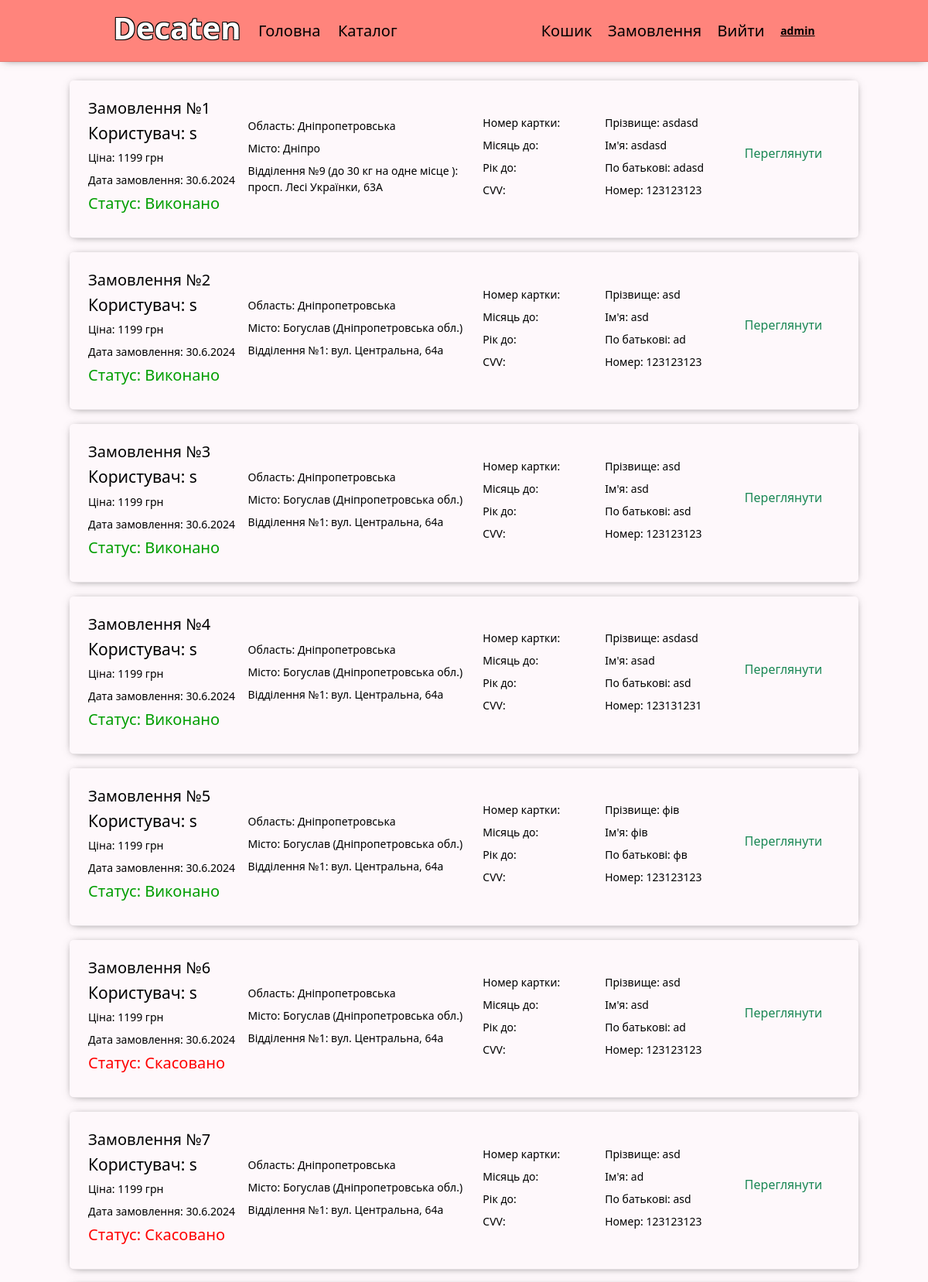
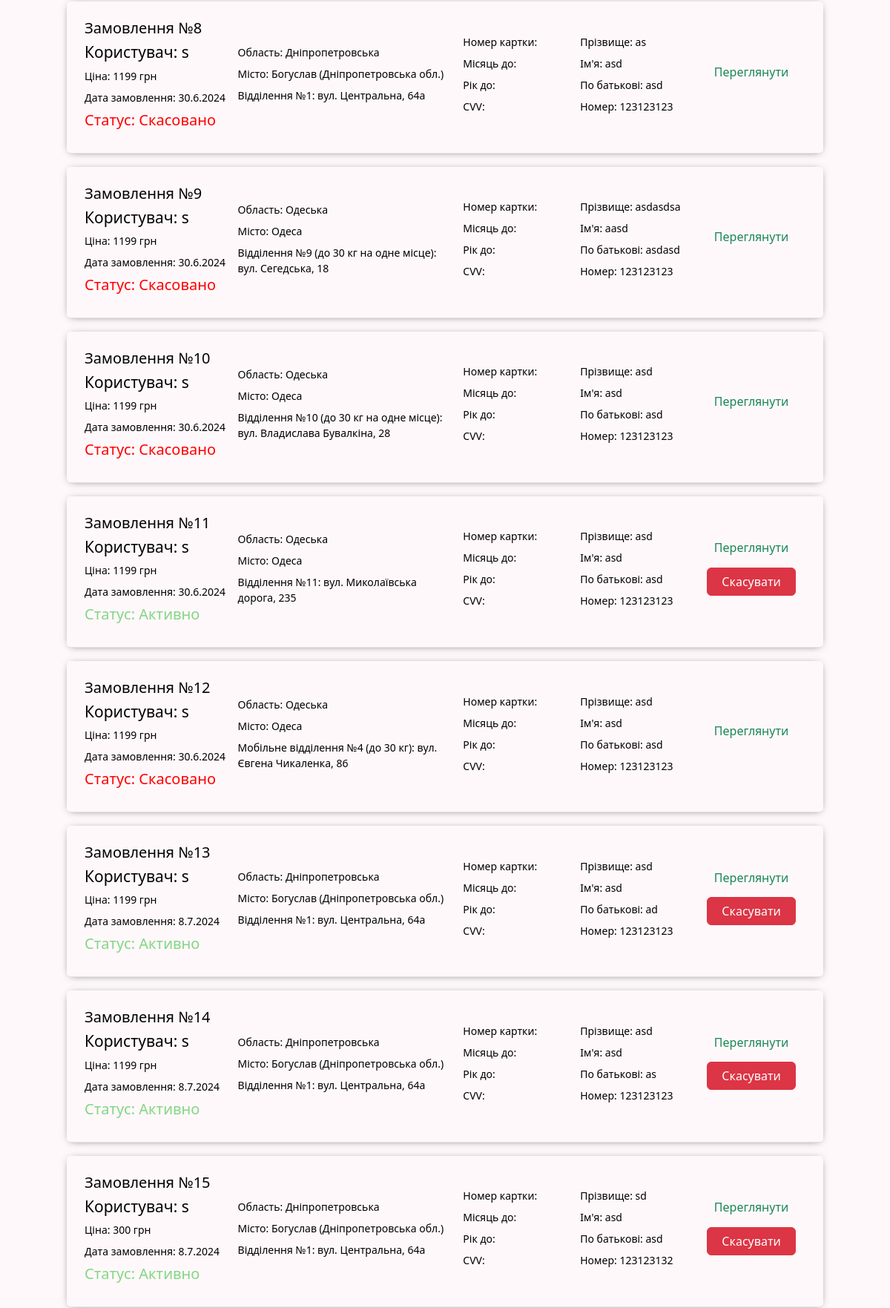
Page /orders/ (signed in, upper part) on the committed database (2 pictures, top to bottom).
### my_order/models.py (models this page shows)
class Order(models.Model):
    orders = models.ForeignKey(Orders, on_delete=models.CASCADE)
    status = models.CharField(max_length=255, null=True, blank=True)
    day_num = models.IntegerField(null=True, blank=True)
    month_num = models.IntegerField(null=True, blank=True)
    year_num = models.IntegerField(null=True, blank=True)
    price = models.IntegerField(null=True, blank=True)
    area = models.CharField(max_length=255, blank=True, null=True)
    city = models.CharField(max_length=255, blank=True, null=True)
    location = models.CharField(max_length=255, blank=True, null=True)
    first_name = models.CharField(max_length=255, blank=True, null=True)
    last_name = models.CharField(max_length=255, blank=True, null=True)
    middle_name = models.CharField(max_length=255, blank=True, null=True)
    number = models.IntegerField(null=True, blank=True)

class Orders(models.Model):
    user = models.OneToOneField(MyUser, on_delete=models.CASCADE)
    username = models.CharField(max_length=255, blank=True, null=True)

### my_order/views.py (the view)
# urls.py: path('orders/', orders, name='orders'),
def orders(request):
    session_key = request.session.session_key
    if not session_key:
        request.session.cycle_key()
        session_key = request.session.session_key
    try:
        cart = Cart.objects.get(sessionkey=session_key)
    except:
        cart = Cart.objects.create(sessionkey=session_key)
    count = 0
    for product in cart.productincart_set.all():
        product_obj = Product.objects.filter(id=product.product_id).values()
        product_obj = list(product_obj)
        count += product.count
    if not request.user.is_staff:
        orders = Orders.objects.get(username=request.user.username)
        all_orders = Order.objects.filter(orders=orders)
        context = {'all_orders': all_orders, 'count_cart': count}
    elif request.user.is_staff:
        all_orders_of_users = Order.objects.all()
        context = {'count_cart': count, 'all_orders_of_users': all_orders_of_users}
    return render(request, 'my_order/orders.html', context)

### my_order/templates/my_order/orders.html (shortened to what this page needs)
{% extends 'base/base.html' %}
{% load static %}
{% block link %}
    <link rel="stylesheet" href="{% static 'my_order/css/orders.css' %}">
{% endblock %}
{% block main %}
<div class="content">
    {% if not request.user.is_staff %}
        {% if all_orders|length == 0 %}
            <div class="error_empty">
                <h2>Не було зроблено жодного замовлення</h2>
                <img src="{% static 'my_order/icons/orders_empty.svg' %}" width="200px" alt="">
            </div>
        {% endif %}
        <div class="orders">
            {% for order in all_orders %}
            <div class="order">
                <div class="header_of_order_{{order.id}} header_of_order">
                    <h4>Замовлення №{{order.id}}</h4>
                    <p class="price_header">Ціна: {{order.price}} грн</p>
                    <p class="date_pc">Дата замовлення: {{order.day_num}}.{{order.month_num}}.{{order.year_num}}</p>
                    {% if order.status == '0' %}
                        <h4 class="order_status_{{order.id}} canceled">Статус: Скасовано</h5>
                    {% elif order.status == '1' %}
                        <h4 class="order_status_{{order.id}} active">Статус: Активно</h5>
                    {% elif order.status == '2' %}
                        <h4 class="order_status_{{order.id}} sent">Статус: Відправлено</h5>
                    {% elif order.status == '3' %}
                        <h4 class="order_status_{{order.id}} arrived">Статус: Доставлено</h5>
                    {% elif order.status == '4' %}
                        <h4 class="order_status_{{order.id}} completed">Статус: Виконано</h5>
                    {% endif %}
                </div>
                <div class="price_div">
                    <p>Ціна: {{order.price}} грн</p>
                </div>
                <div class="adress">
                    <p class="date_phone">Дата замовлення: {{order.day_num}}.{{order.month_num}}.{{order.year_num}}</p>
                    <p>Область: {{order.area}}</p>
                    <p>Місто: {{order.city}}</p>
                    <p>{{order.location}}</p>
                </div>
                <div class="buttons">
                    <a href="../order/{{order.id}}/" class="text-success">Переглянути</a>
                    {% if order.status == '1' %}
                        <form action="" method="POST" class="form_cancel_{{order.id}}">
                            {% csrf_token %}
                            <div class="div_buttons_form_{{order.id}} div_buttons_form">
                                {% if order.status == '1' or order.status == '2' or order.status == '3' %}
                                    <button class="btn btn-danger cancel_button" id="{{order.id}}">Скасувати</button>
                                {% endif %}
                            </div>
                        </form>
                    {% endif %}
                </div>
            </div>
            {% endfor %}
    {% elif request.user.is_staff %}
        <div class="orders">
            {% for order in all_orders_of_users %}
                <div class="order_admin">
                    <div class="header_of_order_{{order.id}} header_of_order">
                        <h4>Замовлення №{{order.id}}</h4>
                        <h5 class="user_h5">Користувач: {{order.orders.user}}</h5>
                        <p class="price">Ціна: {{order.price}} грн</p>
                        <p class="date_pc">Дата замовлення: {{order.day_num}}.{{order.month_num}}.{{order.year_num}}</p>
                        {% if order.status == '0' %}
                            <h4 class="order_status_{{order.id}} canceled">Статус: Скасовано</h5>
                        {% elif order.status == '1' %}
                            <h4 class="order_status_{{order.id}} active">Статус: Активно</h5>
                        {% elif order.status == '2' %}
                            <h4 class="order_status_{{order.id}} sent">Статус: Відправлено</h5>
                        {% elif order.status == '3' %}
                            <h4 class="order_status_{{order.id}} arrived">Статус: Доставлено</h5>
                        {% elif order.status == '4' %}
                            <h4 class="order_status_{{order.id}} completed">Статус: Виконано</h5>
                        {% endif %}
                    </div>
                    <div class="adress">
                        <p>Область: {{order.area}}</p>
                        <p>Місто: {{order.city}}</p>
                        <p>{{order.location}}</p>
                    </div>
                    <div class="credit_card">
                        <p class="number_of_card">Номер картки: {{order.number_of_card}}</p>
                        <p>Місяць до: {{order.month}}</p>
                        <p>Рік до: {{order.year}}</p>
                        <p>CVV: {{order.cvv}}</p>
                    </div>
                    <div class="info_about_person">
                        <p>Прізвище: {{order.last_name}}</p>
                        <p>Ім'я: {{order.first_name}}</p>
                        <p>По батькові: {{order.middle_name}}</p>
                        <p>Номер: {{order.number}}</p>
                    </div>
                    <div class="buttons">
                        <a href="../order/{{order.id}}/" class="text-success">Переглянути</a>
                            <form action="" method="POST" class="form_cancel_{{order.id}} form_buttons">
                                <div class="div_buttons_form_{{order.id}} div_buttons_form">
                                    {% if order.status == '1' or order.status == '2' or order.status == '3' %}
                                        <button type="button" class="btn btn-danger cancel_button" id="{{order.id}}">Скасувати</button>
                                    {% endif %}
                                </div>
                            </form>
                    </div>
                </div>
            {% endfor %}
        </div>
    {% endif %}
</div>
{% endblock %}

### base/templates/base/base.html (shortened to what this page needs)
<!DOCTYPE html>
{% load static %}
<html lang="uk">
<head>
    <link rel="stylesheet" href="{% static 'base/css/base.css' %}">
    <link href="https://cdn.jsdelivr.net/npm/bootstrap@5.3.3/dist/css/bootstrap.min.css" rel="stylesheet">
    {% block link %}
    {% endblock link %}
</head>
<body>
    <header>
        <div class="first_header">
            <h1><a href="{% url 'main' %}">Decaten</a></h1>
            <a href="{% url 'main' %}" class="main">Головна</a>
            <a href="{% url 'catalog' %}" class="catalog">Каталог</a>
        </div>
        <div class="header_links">
            {% if user.is_authenticated == True %}
                <a href="{% url 'cart' %}" class="cart">{% if count_cart != 0 %}<span id="count_cart">{{count_cart}}</span>{% endif %}Кошик</a>
                <a href="{% url 'orders' %}" class="orders_link">Замовлення</a>
                <a href="{% url 'logout' %}" class="logout">Вийти</a>
                {% if not user.is_superuser %}
                    <p class="name_of_user">{{user.first_name}}</p>
                {% else %}
                    <p class="name_of_user">{{user.username}}</p>
                {% endif %}
            {% endif %}
        </div>
    </header>
    <main>
        {% block main %}
        {% endblock %}
    </main>
</body>
</html>

### base/static/base/css/base.css (style rules this page uses)
* { margin: 0; padding: 0; color: black; }
body { background-color: #FEF8FB !important; }
body, html { width: 100%; height: 100%; align-items: center; text-align: center; overflow-x: hidden !important; }
main { height: max-content; width: 100%; }
main a { text-decoration: none; }
.header_links { display: flex; align-items: center; justify-content: end; gap: 7%; width: max-content; }
.first_header { display: flex; align-items: center; gap: 7%; }
header h1 { text-shadow: -1px 1px 0 #000, 1px 1px 0 #000, 1px -1px 0 #000, -1px -1px 0 #000;; color: rgb(255, 255, 255); font-weight: bold; }
header h1 a { color: white; font-size:40px; }
header p { padding: 0; text-decoration: underline; font-weight: bold; margin: 0; }
header a { text-decoration: none; color: rgb(0, 0, 0); font-size: 20px; margin-top: 0 !important; }
header { display: flex; justify-content: space-around; align-items: center; border-bottom: 1px solid rgb(0, 0, 0, 0.1); width: 100%; background-color: #FF847C; height: 80px; margin: 0 !important; -webkit-box-shadow: 0px 1px 11px -5px rgba(0,0,0,0.75); -moz-box-shadow: 0px 1px 11px -5px rgba(0,0,0,0.75); box-shadow: 0px 1px 11px -5px rgba(0,0,0,0.75); }

### my_order/static/my_order/css/orders.css (style rules this page uses)
* { margin: 0; padding: 0; }
.content { min-height: calc(100vh - 80px); }
.orders { display: flex; flex-direction: column; justify-content: center; align-items: center; margin-top: 2%; }
.info_about_person, .credit_card { width: 15%; }
.adress { width: 30%; }
.div_buttons_form { display: flex; flex-direction: column; width: 100%; }
.div_buttons_form button { width: 100% !important; min-width: 120px; margin-bottom: 10% !important; }
.order_admin { display: flex; justify-content: space-between; align-items: center; flex-direction: row; padding: 2%; width: 85%; margin-bottom: 1.5%; border-bottom: 1px solid rgb(0, 0, 0, 0.1); border-radius: 5px; -webkit-box-shadow: 0px 1px 11px -5px rgba(0,0,0,0.75); -moz-box-shadow: 0px 1px 11px -5px rgba(0,0,0,0.75); box-shadow: 0px 1px 11px -5px rgba(0,0,0,0.75); }
h4 { text-align: start; }
.header_of_order { display: flex; flex-direction: column; justify-content: center; align-items: start; width: 20% !important; }
.header_of_order p { margin-bottom: 0.5rem; }
.adress { display: flex; flex-direction: column; justify-content: center; align-items: start; }
.adress p { margin-bottom: 0.5rem; text-align: start; }
p { text-align: start; margin-bottom: 0.5rem; }
.text-success { font-size: 18px !important; }
.number_of_card { word-break: break-word; }
.buttons { display: flex; flex-direction: column; justify-content: center; align-items: center; width: 15%; }
.buttons a { margin-bottom: 10% !important; }
.canceled { color: red; }
.active { color: rgb(132, 214, 132); }
.completed { color: rgb(0, 158, 0); }
@media (max-width: 1440px) { h4 { font-size: 22px; } }
@media (max-width: 1440px) { h5 { font-size: 21px; } }
@media (max-width: 1440px) { p { font-size: 15px; } }
@media (max-width: 1440px) { .text-success { font-size: 17px !important; } }
@media (max-width: 1200px) { h4 { font-size: 20px; } }
@media (max-width: 1200px) { p { font-size: 14px; } }
@media (max-width: 1200px) { .text-success { font-size: 16px !important; } }

### rows in the picture
Order: id "1", orders.user "s", price "1199", day_num "30", month_num "6", year_num "2024", area "Дніпропетровська", city "Дніпро", location "Відділення №9 (до 30 кг на одне місце ): просп. Лесі Українки, 63А", last_name "asdasd", first_name "asdasd", middle_name "adasd", number "123123123"
Order: id "2", orders.user "s", price "1199", day_num "30", month_num "6", year_num "2024", area "Дніпропетровська", city "Богуслав (Дніпропетровська обл.)", location "Відділення №1: вул. Центральна, 64а", last_name "asd", first_name "asd", middle_name "ad", number "123123123"
Order: id "3", orders.user "s", price "1199", day_num "30", month_num "6", year_num "2024", area "Дніпропетровська", city "Богуслав (Дніпропетровська обл.)", location "Відділення №1: вул. Центральна, 64а", last_name "asd", first_name "asd", middle_name "asd", number "123123123"
Order: id "4", orders.user "s", price "1199", day_num "30", month_num "6", year_num "2024", area "Дніпропетровська", city "Богуслав (Дніпропетровська обл.)", location "Відділення №1: вул. Центральна, 64а", last_name "asdasd", first_name "asad", middle_name "asd", number "123131231"
Order: id "5", orders.user "s", price "1199", day_num "30", month_num "6", year_num "2024", area "Дніпропетровська", city "Богуслав (Дніпропетровська обл.)", location "Відділення №1: вул. Центральна, 64а", last_name "фів", first_name "фів", middle_name "фв", number "123123123"
Order: id "6", orders.user "s", price "1199", day_num "30", month_num "6", year_num "2024", area "Дніпропетровська", city "Богуслав (Дніпропетровська обл.)", location "Відділення №1: вул. Центральна, 64а", last_name "asd", first_name "asd", middle_name "ad", number "123123123"
Order: id "7", orders.user "s", price "1199", day_num "30", month_num "6", year_num "2024", area "Дніпропетровська", city "Богуслав (Дніпропетровська обл.)", location "Відділення №1: вул. Центральна, 64а", last_name "asd", first_name "ad", middle_name "asd", number "123123123"
Order: id "8", orders.user "s", price "1199", day_num "30", month_num "6", year_num "2024", area "Дніпропетровська", city "Богуслав (Дніпропетровська обл.)", location "Відділення №1: вул. Центральна, 64а", last_name "as", first_name "asd", middle_name "asd", number "123123123"
Order: id "9", orders.user "s", price "1199", day_num "30", month_num "6", year_num "2024", area "Одеська", city "Одеса", location "Відділення №9 (до 30 кг на одне місце): вул. Сегедська, 18", last_name "asdasdsa", first_name "aasd", middle_name "asdasd", number "123123123"
Order: id "10", orders.user "s", price "1199", day_num "30", month_num "6", year_num "2024", area "Одеська", city "Одеса", location "Відділення №10 (до 30 кг на одне місце): вул. Владислава Бувалкіна, 28", last_name "asd", first_name "asd", middle_name "asd", number "123123123"
Order: id "11", orders.user "s", price "1199", day_num "30", month_num "6", year_num "2024", area "Одеська", city "Одеса", location "Відділення №11: вул. Миколаївська дорога, 235", last_name "asd", first_name "asd", middle_name "asd", number "123123123"
Order: id "12", orders.user "s", price "1199", day_num "30", month_num "6", year_num "2024", area "Одеська", city "Одеса", location "Мобільне відділення №4 (до 30 кг): вул. Євгена Чикаленка, 86", last_name "asd", first_name "asd", middle_name "asd", number "123123123"
Order: id "13", orders.user "s", price "1199", day_num "8", month_num "7", year_num "2024", area "Дніпропетровська", city "Богуслав (Дніпропетровська обл.)", location "Відділення №1: вул. Центральна, 64а", last_name "asd", first_name "asd", middle_name "ad", number "123123123"
Order: id "14", orders.user "s", price "1199", day_num "8", month_num "7", year_num "2024", area "Дніпропетровська", city "Богуслав (Дніпропетровська обл.)", location "Відділення №1: вул. Центральна, 64а", last_name "asd", first_name "asd", middle_name "as", number "123123123"
Order: id "15", orders.user "s", price "300", day_num "8", month_num "7", year_num "2024", area "Дніпропетровська", city "Богуслав (Дніпропетровська обл.)", location "Відділення №1: вул. Центральна, 64а", last_name "sd", first_name "asd", middle_name "asd", number "123123132"

### other values in the picture
{{ user.username }} "admin"
